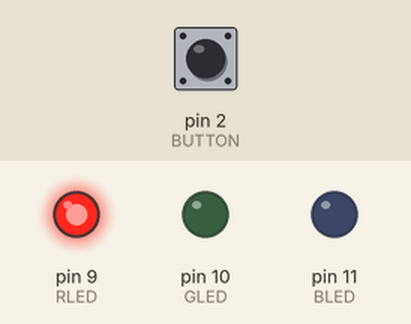
Recording of a sketch running on a simulated Arduino Uno, built with avr-gcc and run on an emulated ATmega328P. Parts: output pins drawn as LEDs (lit = HIGH). The test bench sets the inputs (shaded band); at power-on: pin 2 (BUTTON) LOW.

Above: at 1.2 s.
1.3 s: pin 2 (BUTTON) pulled HIGH for 0.15 s
At 2.2 s:
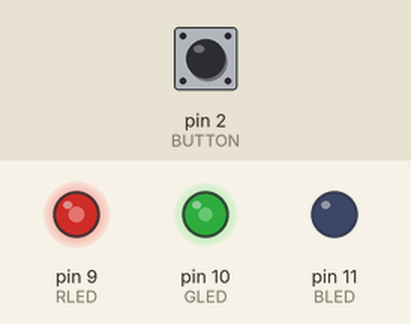
4.3 s: pin 2 (BUTTON) pulled HIGH for 1 s
At 5.06 s:
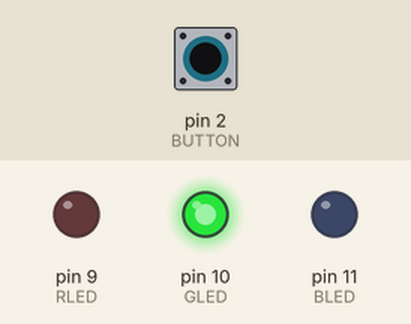
7.3 s: pin 2 (BUTTON) pulled HIGH for 0.15 s
At 8.5 s:
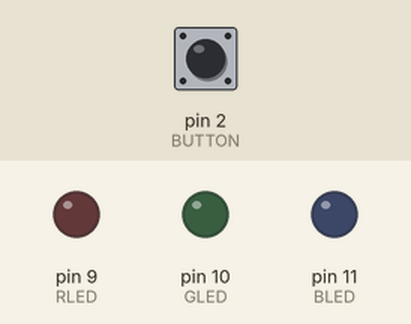
8.9 s: pin 2 (BUTTON) pulled HIGH for 3.2 s
At 10.6 s:
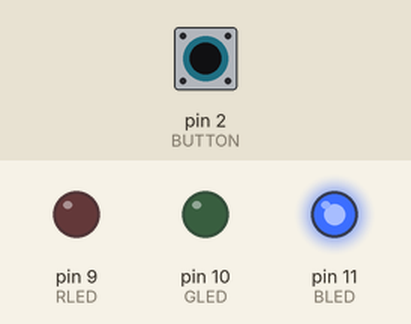
15.1 s: pin 2 (BUTTON) pulled HIGH for 0.15 s
At 15.9 s:
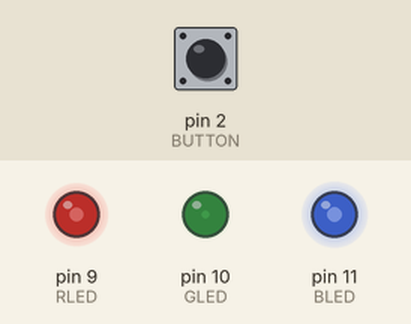
18.1 s: pin 2 (BUTTON) pulled HIGH for 1 s
Timing chart, 0 to 24.4 s (numbered marks = the images above; inputs shaded):
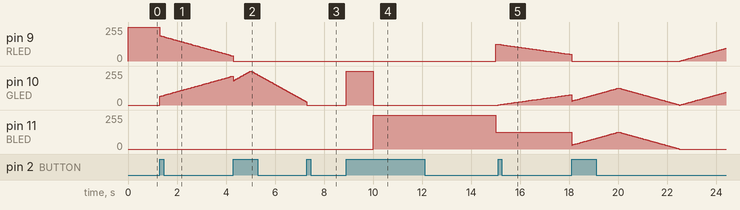

Measured:
- after the input at 1.3 s, pin 9 (RLED): moves from 255/255 to 39/255 over 3.0 s, starting at once; pin 10 (GLED): moves from 0/255 to 216/255 over 3.0 s, starting at once
- after the input at 4.3 s, pin 11 (BLED): stays 0/255 (without the input it goes to 2/255 after 0.75 s)
- after the input at 7.3 s, pin 11 (BLED): stays 0/255 (without the input it goes to 2/255 after 0.23 s)
- after the input at 8.9 s, pin 9 (RLED): 0/255 → 127/255 after 6.1 s; pin 10 (GLED): 0/255 → 255/255 at once, → 0/255 1.1 s later; pin 11 (BLED): 0/255 → 255/255 after 1.1 s, → 127/255 5.0 s later
- after the input at 15.1 s, pin 9 (RLED): moves from 127/255 to 50/255 over 2.9 s, starting at once; pin 10 (GLED): moves from 0/255 to 77/255 over 2.9 s, starting at once

The sketch:

colorsOfTheRainbow.ino
```cpp
/*
 * Project: LED Colors of the Rainbow
 * Author: Anthony Parsch
 */

#define BUTTON 2
#define LED_MODE_MAX 3
#define BAUD_SPEED 9600

#include "debounce.h"
#include "colors.h"
#include "patterns.h"

//bool ledOn = false; // on or off
int ledMode = 1;

// Changes the display mode
void runMode(int mode);

void setup()
{
	// Serial debug setup
	Serial.begin(BAUD_SPEED);

	// put your setup code here, to run once:
	//pinMode(LED, OUTPUT);
	pinMode(RLED, OUTPUT);
	pinMode(BLED, OUTPUT);
	pinMode(GLED, OUTPUT);
	pinMode(BUTTON, INPUT);

	// Set our default mode
	runMode(ledMode);
}

void loop()
{
	// If the button is pressed, change our current mode
	if (checkButton(BUTTON))
	{
		ledMode++;

		// Validate that we are not outside our maximum mode value
		if (ledMode > LED_MODE_MAX) ledMode = 0;
	}

	runMode(ledMode);
}

// Changes the display mode
void runMode(int mode)
{
	switch(mode)
	{
		case 1:
			flash();
			break;
		case 2:
			fade();
			break;
		case 3:
			fadeToBlack();
			break;
		default:
			offState();
	}
}
```

color.cpp
```cpp
#include "colors.h"
#include "arduino.h"

// Displays the color as given
void displayColor(int red, int green, int blue)
{
	analogWrite(RLED, red);
	analogWrite(GLED, green);
	analogWrite(BLED, blue);
}

void displayColor(Color color) // Overload, see above
{
	analogWrite(RLED, color.red);
	analogWrite(GLED, color.green);
	analogWrite(BLED, color.blue);
}

// Convert RGB to Color
Color getColor(int red, int green, int blue)
{
	Color toReturn;

	toReturn.red = red;
	toReturn.green = green;
	toReturn.blue = blue;

	return toReturn;
}

// Get the color from colorList
Color getColor(colorList reference)
{
	Color toReturn;

	switch (reference)
	{
		case 1:
			toReturn = getColor(RED);
			break;
		case 2:
			toReturn = getColor(GREEN);
			break;
		case 3:
			toReturn = getColor(BLUE);
			break;
		case 4:
			toReturn = getColor(PURPLE);
			break;
		case 5:
			toReturn = getColor(TEAL);
			break;
		case 6:
			toReturn = getColor(ORANGE);
			break;
		case 7:
			toReturn = getColor(WHITE);
			break;
		default:
			toReturn = getColor(OFF);
	}

	return toReturn;
}

void printColor(Color toPrint) // Print a color out to the serial port
{
	Serial.print("R: "); Serial.print(toPrint.red);
	Serial.print(" | G: "); Serial.print(toPrint.green);
	Serial.print(" | B: "); Serial.println(toPrint.blue);
}
```

colors.h
```cpp
#ifndef COLOR_HEADER
#define COLOR_HEADER

#include "arduino.h"

// Our color definitions
#define RED 255,0,0
#define GREEN 0,255,0
#define BLUE 0,0,255
#define PURPLE 127,0,127
#define TEAL 0,127,127
#define ORANGE 127,127,0
#define WHITE 85,85,85
#define OFF 0,0,0

// The number of colors that we have
#define COLOR_COUNT 7

// Our LEDs
#define RLED 9
#define GLED 10
#define BLED 11

enum colorList {red = 1, green, blue, purple, teal, orange, white, off = 0}; // An enum that handles the colors

struct Color
{
	uint8_t red;
	uint8_t green;
	uint8_t blue;
};

void displayColor(int red, int green, int blue); // Displays the color as given
void displayColor(Color color); // Overload, see above
Color getColor(int red, int green, int blue); // Convert RGB to Color
Color getColor(colorList reference); // Get the color from colorList

void printColor(Color toPrint); // Print a color out to the serial port
#endif
```

debounce.h
```cpp
#ifndef DEBOUNCE_HEADER
#define DEBOUNCE_HEADER

#define DEBOUNCE_DELAY 200 // In milliseconds

bool debounce = false; // Are we currently in the debounce state (from user press to either DEBOUNCE_DELAY millis after or user release)
unsigned long debounceEnd = 0; // The time that we end the debounce

// Because exorcise 5 mentioned this being a good time for functions,
// I shall handle my debounce in a function.
// NOTE: Only returns true on the rising edge
bool checkButton(int button)
{
	// When the button is release and the time has passed, exit debounce state
	if (debounce && (millis() >= debounceEnd) && (digitalRead(button) == LOW))
	{
		debounce = false;
		return false;
	}
	// Check for the button to go down and enter the debounce state
	else if (!debounce)
	{
		if (digitalRead(BUTTON) == HIGH) // Button is high, setup debounce state
		{
			unsigned long pauseTime = millis(); // Capture time for debug reasons

			debounce = true;
			debounceEnd = pauseTime + DEBOUNCE_DELAY;

			return true;
		}
		else return false; // Button is low, nothing is happening
	}
	else return false; // We are in the debounce state, but cannot currently exit it
}

#endif
```

patterns.cpp
```cpp
#include "patterns.h"

#define COLOR_SWAP_TIME 5000 // 5 seconds between color changes
const unsigned long halfSwap = COLOR_SWAP_TIME / 2; // Half of our COLOR_SWAP_TIME

colorList currentColor = 1; // Our current color, default red
colorList nextColor = 2; // Our next color...

unsigned long lastCheck = 0; // When we made our last check

// Private function to determine when to update the color
void updateColor()
{
	lastCheck = millis(); // Get our time and store it

	// Determine which iteration of color we are on, and what color it comes out to
	// ((Get which itteration of color swap time we are on) Determine the color we are using the remainder) Offset the value to avoid the off value)
	currentColor = ((lastCheck / COLOR_SWAP_TIME) % COLOR_COUNT) + 1;

	// Determine our next color. Mainly important to fades.
	if (currentColor < COLOR_COUNT) nextColor = currentColor + 1; // When not equal to or greater than the number of colors, we can just add 1 to get the next color
	else nextColor = 1; // Otherwise, go back to the first color
}

// This function flashes each color for a certain amount of time
void flash()
{
	updateColor();

	// Just display the color
	displayColor(getColor(currentColor));
}

// This function fades between colors
void fade()
{
	updateColor();

	// Determine the difference percent
	uint8_t percentDifference = ((lastCheck % COLOR_SWAP_TIME) * 100) / COLOR_SWAP_TIME;

	// Display our color with the distance given
	displayColor(getMedian(currentColor, nextColor, percentDifference));
}

// This function fades to black then to a color
void fadeToBlack()
{
	updateColor();

	// Our time between swaps
	int intermediaryTime = lastCheck % COLOR_SWAP_TIME;

	// From currentColor to OFF
	if (intermediaryTime < halfSwap)
	{
		// Determine the difference percent
		uint8_t percentDifference = ((lastCheck % halfSwap) * 100) / halfSwap;

		// Display our color with the distance given
		displayColor(getMedian(currentColor, off, percentDifference));
	}
	else // from OFF to nextColor
	{
		// Determine the difference percent
		uint8_t percentDifference = ((lastCheck % halfSwap) * 100) / halfSwap;

		// Display our color with the distance given
		displayColor(getMedian(off, nextColor, percentDifference));
	}
}

// Do nothing function
void offState()
{
	//updateColor();
	displayColor(OFF);
}

// Handles the fading math between two colors. Distance is from the first value, 0 to 100 percent.
Color getMedian(Color from, Color to, uint8_t distance)
{
	Color toReturn;

	toReturn.red = dist(from.red, to.red, distance);
	toReturn.green = dist(from.green, to.green, distance);
	toReturn.blue = dist(from.blue, to.blue, distance);

	return toReturn;
}

Color getMedian(colorList from, colorList to, uint8_t distance)
{
	return getMedian(getColor(from), getColor(to), distance);
}

// Get's the absolute value of the difference of two numbers
uint8_t diff(uint8_t first, uint8_t second)
{
	if (first == second) return 0;
	else if (first > second) return first - second;
	else return second - first;
}

// Get's the value between two values at the percentage given
uint8_t dist(uint8_t from, uint8_t to, uint8_t distance)
{
	int difference = diff(from, to);

	if (difference == 0) return from; // If our difference is 0, then the values are equal and distance is irrelivent

	// Get the change value
	difference = (difference * distance) / 100;

	// Change the from value
	if (from > to) return from - difference; // Moving down
	else return from + difference; // Moving up
}
```

patterns.h
```cpp
#ifndef PATTERNS_HEADER
#define PATTERNS_HEADER

#include "colors.h"
#include "arduino.h"

// This function flashes each color for a certain amount of time
void flash();

// This function fades between colors
void fade();

// This function fades to black then to a color
void fadeToBlack();

// Do nothing function
void offState();

// Handles the fading math between two colors. Distance is from the first value, 0 to 100 percent.
Color getMedian(Color from, Color to, uint8_t distance);
Color getMedian(colorList from, colorList to, uint8_t distance);

// Get's the absolute value of the difference of two numbers
uint8_t diff(uint8_t first, uint8_t second);

// Get's the value between two values at the percentage given
uint8_t dist(uint8_t from, uint8_t to, uint8_t distance);

#endif
```
